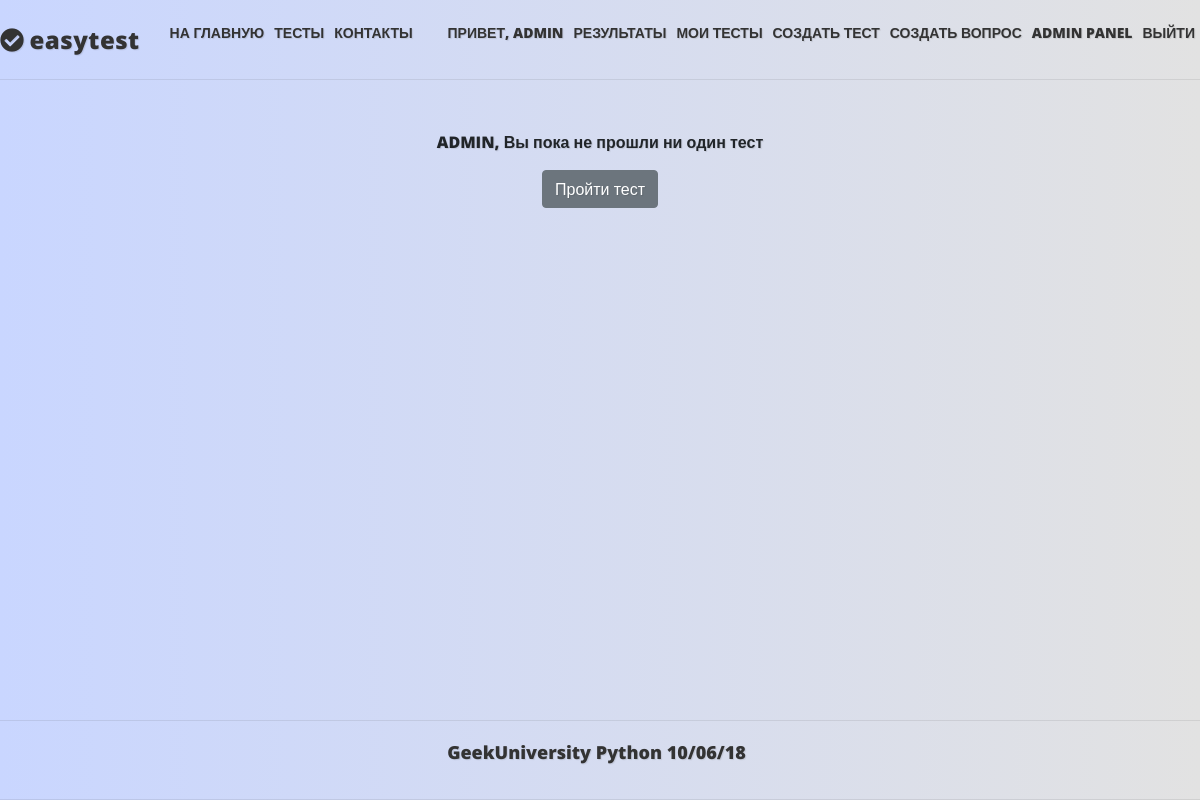
The page /result/ (signed in) on the database as committed earlier.
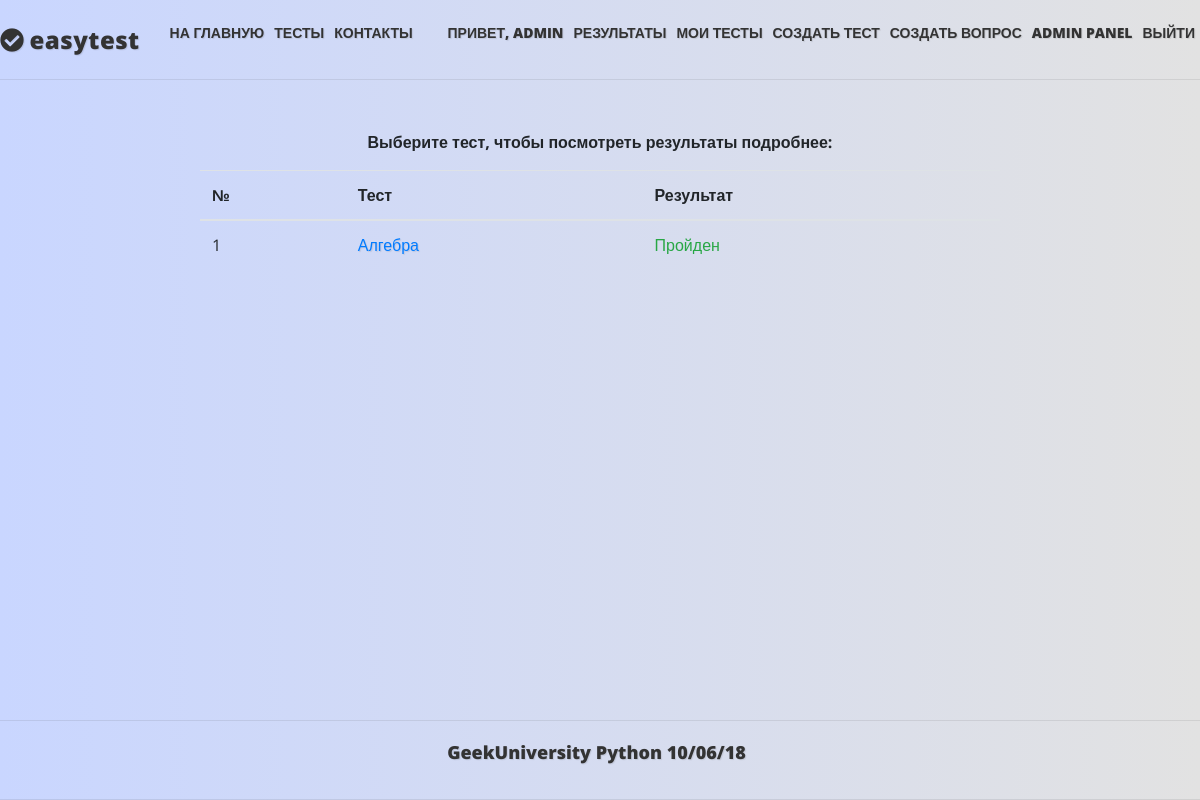
The same page on the database as committed later.
### mainapp/models.py (models this page shows, shortened)
class Core(models.Model):
    title = models.CharField(_('title'), max_length=250, blank=True)
    description = models.TextField(_('description'), blank=True)
    sort = models.IntegerField(_('sort'), default=0, null=True, blank=True)
    active = models.BooleanField(_('active'), default=True)
    deleted = models.BooleanField(_('deleted'), default=False)
    all_objects = models.Manager()
    objects = CoreManager()
    class Meta:
        abstract = True

class Result(Core):
    class Meta:
        verbose_name = _('Результат')
        verbose_name_plural = _('Результаты')
    owner = models.ForeignKey(User, null=False, blank=True, related_name='results', on_delete=models.PROTECT)
    test = models.ForeignKey(Test, null=True, blank=True, related_name='results', on_delete=models.CASCADE)
    right_answers_count = models.PositiveIntegerField(_('right answers count'), default=0, blank=True)
    wrong_answers_count = models.PositiveIntegerField(_('wrong answers count'), default=0, blank=True)
    time = models.TimeField(_('time for test'), default=timezone.now, blank=True)
    is_test_passed = models.BooleanField(_('is test passed'), default=False)
    objects = ResultManager()

class Test(Core):
    class Meta:
        verbose_name = _('Тест')
        verbose_name_plural = _('Тесты')
    owner = models.ForeignKey(User, null=False, blank=True, related_name='tests', on_delete=models.PROTECT)
    category = models.ForeignKey(TestCategory, null=True, blank=True, on_delete=models.SET_NULL)
    keywords = models.ManyToManyField(Keyword, blank=True, related_name='tests')
    questions = models.ManyToManyField(Question, blank=True, related_name='tests')
    max_questions = models.PositiveIntegerField(_('Count questions'), default=1, blank=True)
    required_correct_answers = models.PositiveIntegerField(_('Required correct answers'), default=0, blank=True)
    time = models.TimeField(_('Max time for test'), default=datetime.time(0, 30), blank=True)
    objects = TestManager()
    TEST_TYPE_CHOICES = (
        ('th', 'teaching'),  # с цифрами (под индексом 0 в кортежах) форма создания теста не проходила, изменил на строку
        ('ex', 'exam'),
        )
    test_type = models.CharField(max_length=2, choices=TEST_TYPE_CHOICES, default='th')
    """ типы тестов - учебный и экзаменационный(на время и оценку) - это реализуем позже.
    Необходимо будет также добавить время на прохождение теста, проценты правильных ответов для разных оценок."""

### mainapp/views.py (the view)
# urls.py: path('result/', mainapp.ResultList.as_view(), name='results'),
class ResultList(LoginRequiredMixin, ListView):
    model = Result
    login_url = reverse_lazy('authapp:login')
    def get_queryset(self):
        return self.model.objects.get_results(self.request)

### mainapp/models.py (called while the page is built)
    def get_all_queryset(self):
        return CoreQuerySet(self.model)

    def get_queryset(self):
        return self.get_all_queryset()

    def get_results(self, request):
        return self.filter(owner=request.user, active=True)

### mainapp/templates/mainapp/result_list.html (shortened to what this page needs)
{% extends "base.html" %}
{% load static i18n %}
{% block content %}
        {% if object_list %}
            <b>{% trans 'Выберите тест, чтобы посмотреть результаты подробнее:' %}</b></p>
            <table class="table table_result">
                <thead>
                <tr>
                    <th>№</th>
                    <th>{% trans 'Тест' %}</th>
                    <th>{% trans 'Результат' %}</th>
                </tr>
                </thead>
                <tbody>
                {% for object in object_list %}
                    <tr>
                        <td>{{ forloop.counter }}</td>
                        <td><a href="{% url 'mainapp:result' object.test.pk %}">{{ object.test.title }}</a></td>
                        <td>
                            {% if object.is_test_passed %}<span class="text-success">{% trans 'Пройден' %}</span>
                            {% else %}<span class="text-danger">{% trans 'Не пройден' %}</span>{% endif %}
                        </td>
                    </tr>
                {% endfor %}
                </tbody>
            </table>
        {% else %}
            <p class="test_welcome">{{ user.username|upper }}, {% trans 'Вы пока не прошли ни один тест' %}</p>
            <a class="btn btn-secondary" href="{% url 'mainapp:tests' %}">{% trans 'Пройти тест' %}</a>
        {% endif %}
{% endblock content %}

### templates/base.html (shortened to what this page needs)
{% load static i18n %}
<!DOCTYPE html>
<html lang="en">
<head>
    {% block styles %}
        <link rel="stylesheet" href="https://stackpath.bootstrapcdn.com/bootstrap/4.1.3/css/bootstrap.min.css">
        <link rel="stylesheet" href= "{% static 'css/style.css' %}?v={{ VERSION }}" >
    {% endblock styles %}
    <link rel="stylesheet" href="https://use.fontawesome.com/releases/v5.4.1/css/all.css">
</head>
<body>
<div class="header">
    <div class="center_content_header">
        <div class="logo">
            <i class="fas fa-check-circle"></i>
            <a href="{% url 'mainapp:main' %}">easytest</a>
        </div>
        <div class="menu">
            <ul>
                <li><a href="{% url 'mainapp:main' %}">{% trans 'На главную'|upper %}</a></li>
                <li><a href="{% url 'mainapp:tests' %}">{% trans 'Тесты'|upper %}</a></li>
                <li><a href="#">{% trans 'КОНТАКТЫ' %}</a></li>
            </ul>
        </div>
        <div class="menu">
            <ul>
                {% if user.is_authenticated %}
                    <li><a href="{% url 'auth:edit' %}">{% trans 'Привет, '|upper %}{{ user.first_name|default:user.username|upper }}</a></li>
                    <li><a href="{% url 'mainapp:results' %}">{% trans 'Результаты'|upper %}</a></li>
                    {% if user.is_staff %}
                        <li><a href="{% url 'mainapp:tests_staff' %}">{% trans 'Мои тесты'|upper %}</a></li>
                        <li><a href="{% url 'mainapp:test_create' %}">{% trans 'Создать тест'|upper %}</a></li>
                        <li><a href="{% url 'mainapp:question_create' %}">{% trans 'Создать вопрос'|upper %}</a></li>
                        <li><a href="{% url 'admin:index' %}">{% trans 'Admin panel'|upper %}</a></li>
                    {% endif %}
                    <li><a href="{% url 'auth:logout' %}">{% trans 'Выйти'|upper %}</a></li>
                {% else %}
                    <li><a href="{% url 'auth:login' %}">{% trans 'Войти'|upper %}</a></li>
                {% endif %}
            </ul>
        </div>
    </div>
</div>
<div class="content">
    {% block content %}
    {% endblock content %}
</div>
<div class="footer">
    <p>GeekUniversity Python 10/06/18</p>
</div>
</body>
</html>

Rows that differ between the two databases and show on the page:
added Result: test "Алгебра"
Other text that changed with them:
{{ user.username|upper }}: "ADMIN" → (not shown)
text no longer shown: ", Вы пока не прошли ни один тест Пройти тест"
text now shown: "Выберите тест, чтобы посмотреть результаты подробнее: № Тест Результат"
